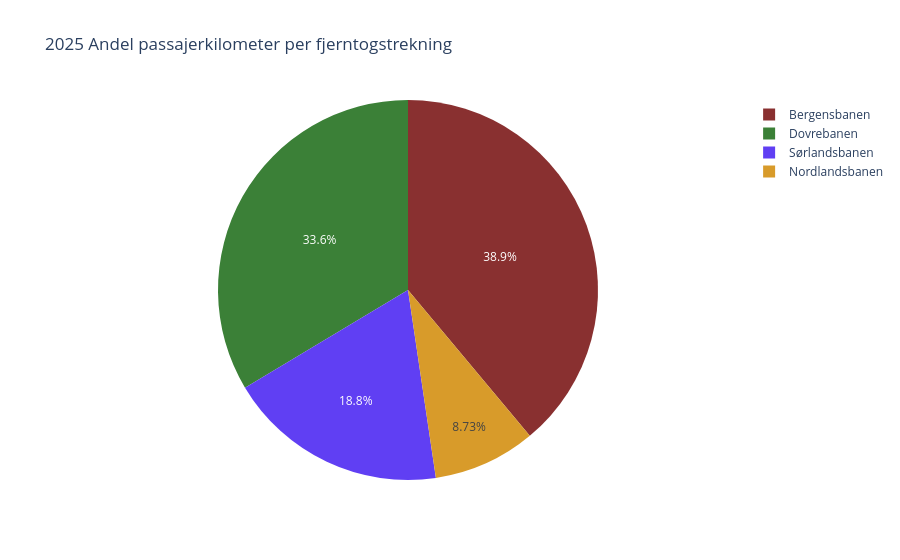

Notebook cell for this chart:
### Code cell
data = {
    'Fjerntogstrekning': ['Bergensbanen', 
                            dovrebanen.togstrekning.unique()[0], 
                            sorlandsbanen.togstrekning.unique()[0], 
                            nordlandsbanen.togstrekning.unique()[0]],
    'Transportarbeid': [bergensbanen.value.iloc[-1] / 1e9, 
                        dovrebanen.value.iloc[-1] / 1e9, 
                        sorlandsbanen.value.iloc[-1] / 1e9,
                        nordlandsbanen.value.iloc[-1] / 1e9]
    }

kollektiv_df = pd.DataFrame(data)

color_map = {
    'Bergensbanen': "#893030",
    dovrebanen.togstrekning.unique()[0]: "#3B8037",
    sorlandsbanen.togstrekning.unique()[0]: "#603FF3",
    nordlandsbanen.togstrekning.unique()[0]: "#D89B2A"
}

# 3. Lag diagrammet med både names og color satt til den nye kolonnen
fig = px.pie(
    kollektiv_df,
    names='Fjerntogstrekning',
    color='Fjerntogstrekning',
    values='Transportarbeid',
    title='2025 Andel passajerkilometer per fjerntogstrekning',
    color_discrete_map=color_map,
)

fig.show()

### Figure 1 — Plotly figure (JSON) as saved in the notebook; plotly's stock layout.template omitted (floating-point values rounded to 4 significant figures)
{"data": [{"customdata": [["Bergensbanen"], ["Dovrebanen"], ["Sørlandsbanen"], ["Nordlandsbanen"]], "domain": {"x": [0, 1], "y": [0, 1]}, "hovertemplate": "Fjerntogstrekning=%{customdata[0]}<br>Transportarbeid=%{value}<extra></extra>", "labels": ["Bergensbanen", "Dovrebanen", "Sørlandsbanen", "Nordlandsbanen"], "legendgroup": "", "marker": {"colors": ["#893030", "#3B8037", "#603FF3", "#D89B2A"]}, "name": "", "showlegend": true, "type": "pie", "values": [0.3763, 0.3247, 0.1813, 0.08438]}], "layout": {"legend": {"tracegroupgap": 0}, "title": {"text": "2025 Andel passajerkilometer per fjerntogstrekning"}}}
